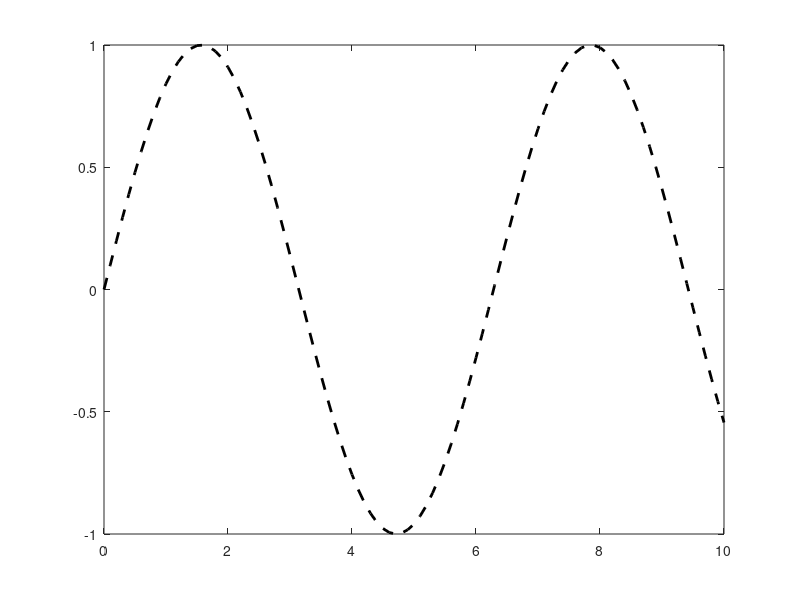

Write the MATLAB code that produced this figure. (Note: this script raises an error after producing the figure.)
% Iterative Learning Control (ILC) Example in MATLAB

% Define system parameters
A = [1 0.1; 0 1];  % System matrix
B = [0; 1];       % Input matrix
C = eye(2);       % Output matrix

% Define desired trajectory (reference signal)
T = 10;           % Total time
dt = 0.1;         % Time step
t = 0:dt:T;       % Time vector
xd = sin(t);      % Desired trajectory

% Initialize variables
x0 = [0; 0];      % Initial state
u = zeros(size(t)); % Control input

% Iterative Learning Control
iterations = 3;   % Number of iterations

for k = 1:iterations
    x = x0;       % Reset state to initial condition
    
    for i = 1:length(t)
        % Error computation
        e = xd(i) - C*x;
        
        % Control law (proportional controller)
        u(i) = -B'*inv(A)*C'*e;
        
        % System simulation
        x = A*x + B*u(i);
    end
    
    % Update initial condition for the next iteration
    x0 = x;
    
    % Plot actual trajectory for each iteration
    figure;
    plot(t, xd, 'k--', 'LineWidth', 2, 'DisplayName', 'Desired Trajectory');
    hold on;
    plot(t, C*x0, 'b-', 'LineWidth', 2, 'DisplayName', ['Actual Trajectory - Iteration ', num2str(k)]);
    xlabel('Time');
    ylabel('Output');
    legend('show');
    title('Iterative Learning Control Example');
    grid on;
end
